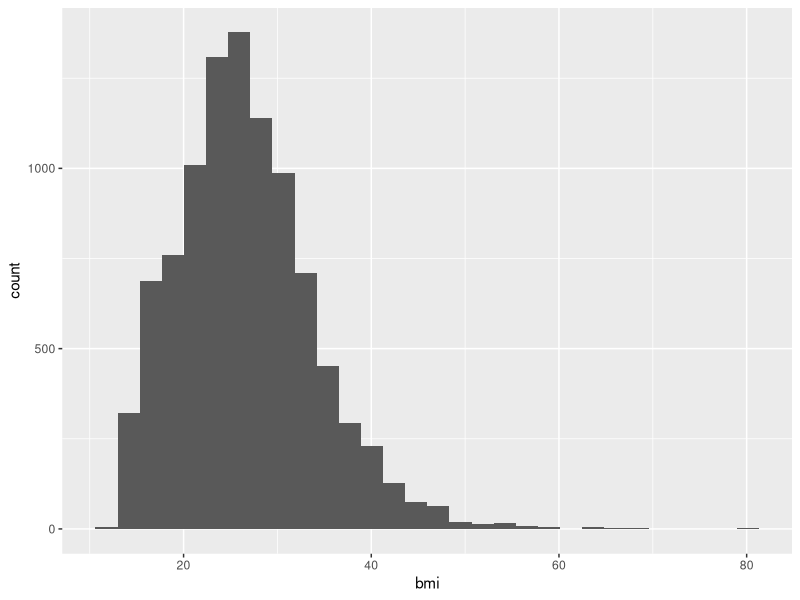
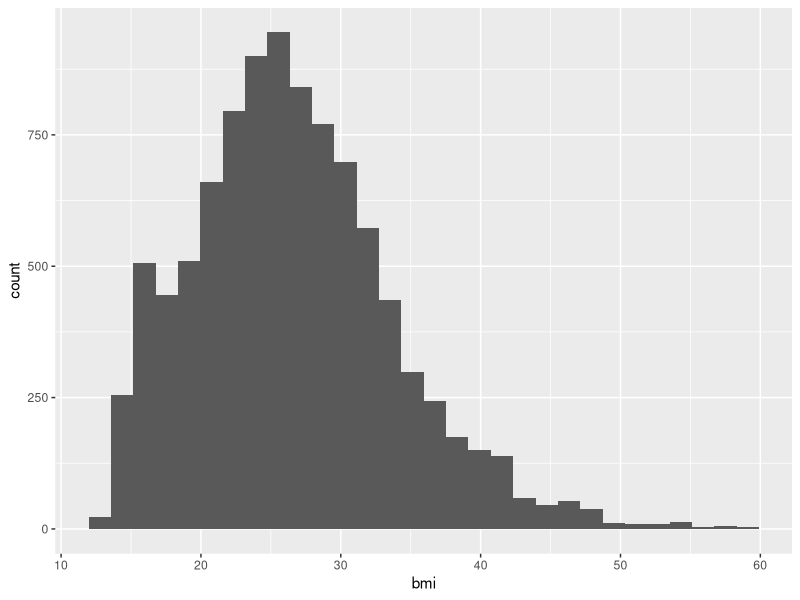
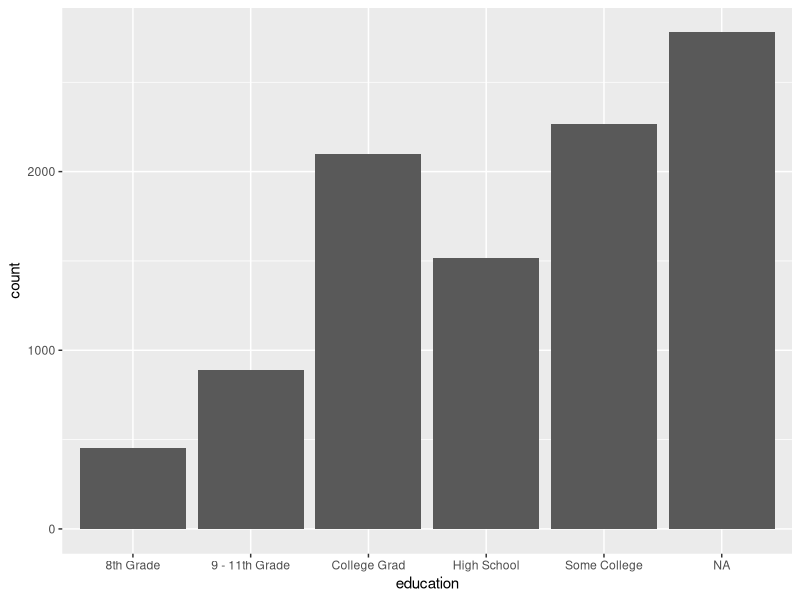
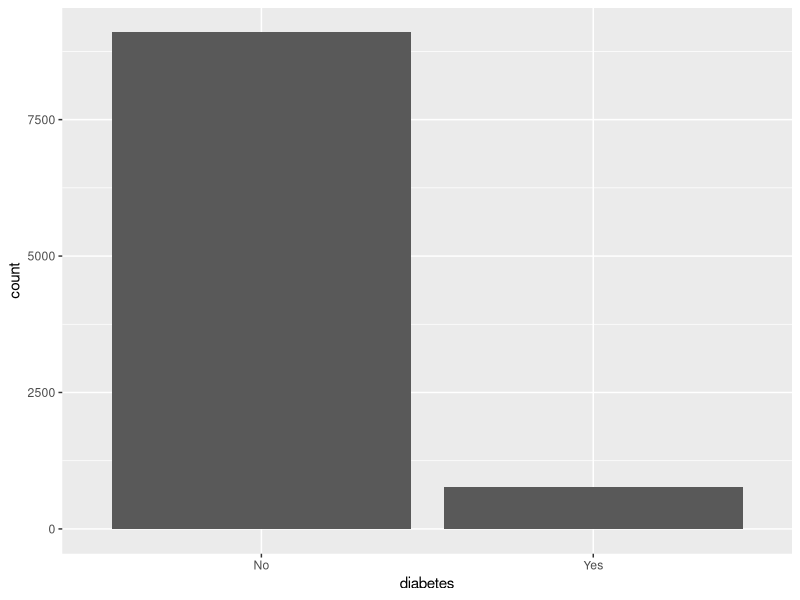
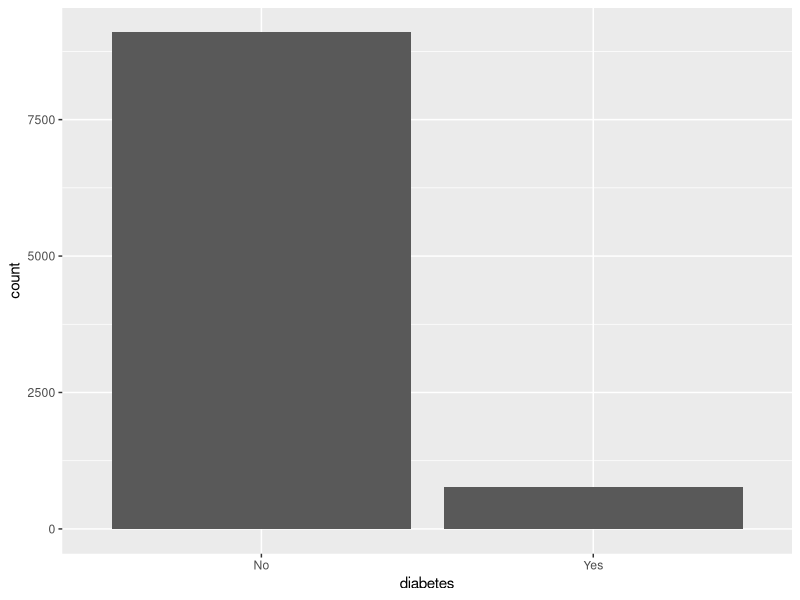
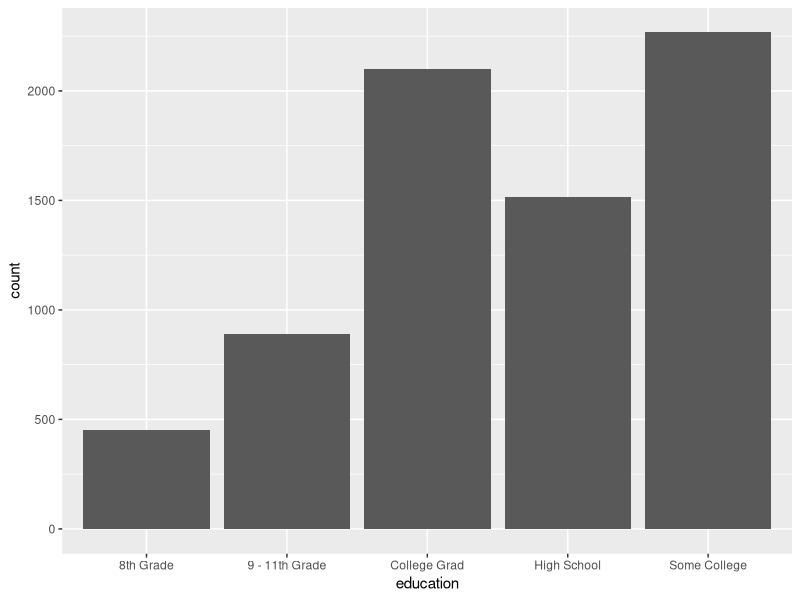
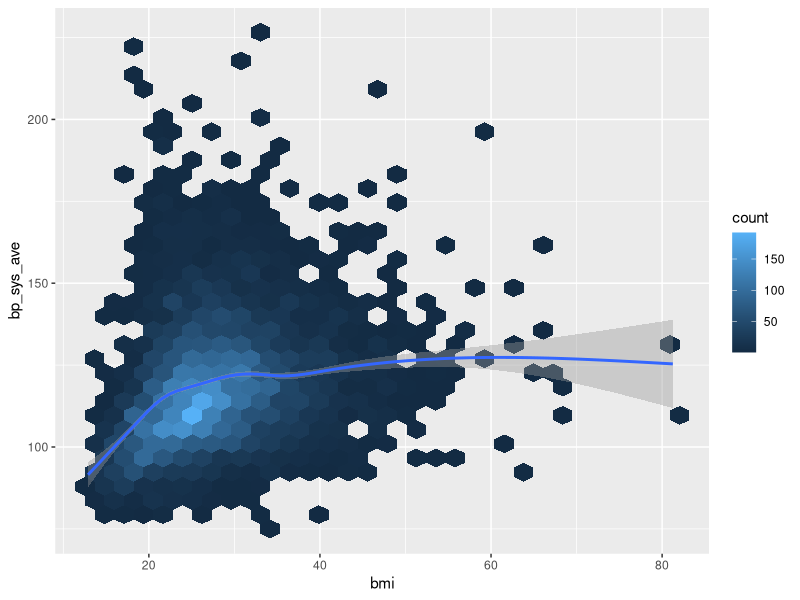
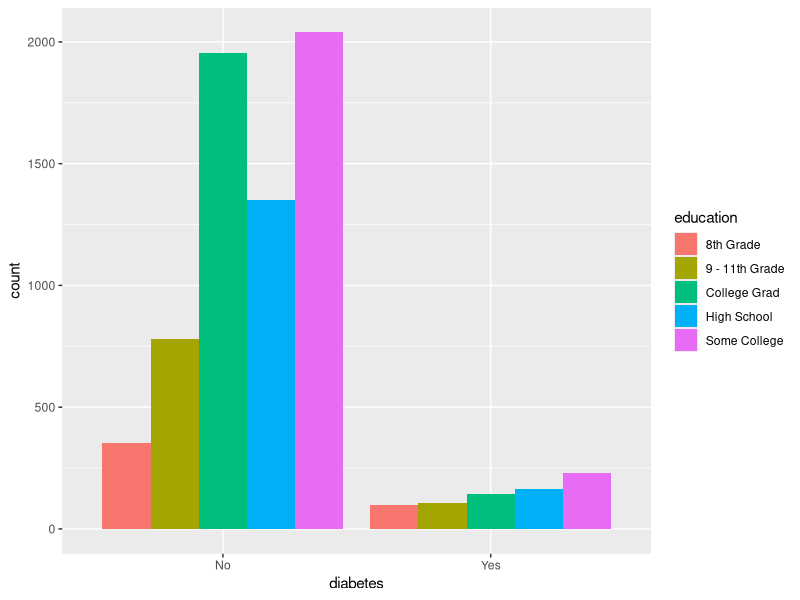

Reproduce these figures in R, in order.
## ---- chunk 1
2 + 2
## ---- chunk 2
#| include: false
library(tidyverse)
nhanes_small <- read_csv(here::here("data/nhanes_small.csv"))
## ---- chunk 3
#| echo: false
#| warning: false
#| message: false
nhanes_small %>%
  filter(!is.na(diabetes)) %>%
  group_by(
    diabetes,
    education
  ) %>%
  summarize(
    max_bmi = max(bmi,
      na.rm = TRUE
    ),
    min_bmi = min(bmi,
      na.rm = TRUE
    )
  ) %>%
  ungroup() %>%
  knitr::kable(caption = "Mean values of Age and BMI for each diabetes and education status")
## ---- chunk 4
2 + 2
## ---- chunk 5
#| echo: false
nhanes_small %>%
  filter(!is.na(diabetes), !is.na(education)) %>%
  group_by(diabetes, education) %>%
  summarise(
    mean_age = mean(age, na.rm = TRUE),
    mean_bmi = mean(bmi, na.rm = TRUE)
  ) %>%
  ungroup() %>%
  mutate(
    # Task 2a.
    mean_age = round(mean_age, digits = 1),
    mean_bmi = round(mean_bmi, digits = 1),
    # Task 2b.
    education = str_to_sentence(education)
  ) %>%
  rename(
    # Task 3.
    "Diabetes Status" = diabetes,
    "Education" = education,
    "Mean Age" = mean_age,
    "Mean BMI" = mean_bmi
  ) %>%
  knitr::kable(caption = "Mean values of Age and BMI for each education and diabetes status.")
## ---- chunk 6
ggplot(nhanes_small, aes(x = bmi)) + 
    geom_histogram(na.rm = TRUE)

## ---- chunk 7
#| fig-cap: "Distribution of BMI"
#| label: fig-bmi-histo
nhanes_small %>% 
    filter (bmi <= 60) %>% 
    ggplot(aes(x = bmi)) + 
    geom_histogram(na.rm = TRUE)
## ---- chunk 8
nhanes_small %>% 
    ggplot(aes(x = education)) +
    geom_bar()
## ---- chunk 9
nhanes_small %>% 
    filter(!is.na(diabetes)) %>% 
    ggplot(aes(x = diabetes)) +
    geom_bar()
## ---- chunk 10
#| label: fig-diabetes-education
#| fig-cap: "Counts of diabetes and education"
#| fig-subcap:
#|   - "Diabetes"
#|   - "Education"
#| layout-ncol: 2
nhanes_small %>% 
    filter(!is.na(diabetes)) %>% 
    ggplot(aes(x = diabetes)) +
    geom_bar()

nhanes_small %>% 
   filter(!is.na(education)) %>% 
    ggplot(aes(x = education)) +
    geom_bar()
## ---- chunk 11
nhanes_small %>% 
    ggplot(aes(x = bmi, y = bp_sys_ave)) + 
    geom_hex(na.rm = TRUE) +
    geom_smooth(na.rm = TRUE)
## ---- chunk 12
nhanes_small %>% 
    filter(!is.na(education), !is.na(diabetes)) %>% 
    ggplot(aes(x = diabetes, fill = education)) + 
    geom_bar(position = position_dodge())
## ---- chunk 13
nhanes_small %>% 
    filter(!is.na(diabetes), bmi <= 60) %>% 
    ggplot(aes(x = diabetes, y = bmi)) + 
    geom_violin(na.rm = TRUE) +
    geom_boxplot(na.rm = TRUE)
